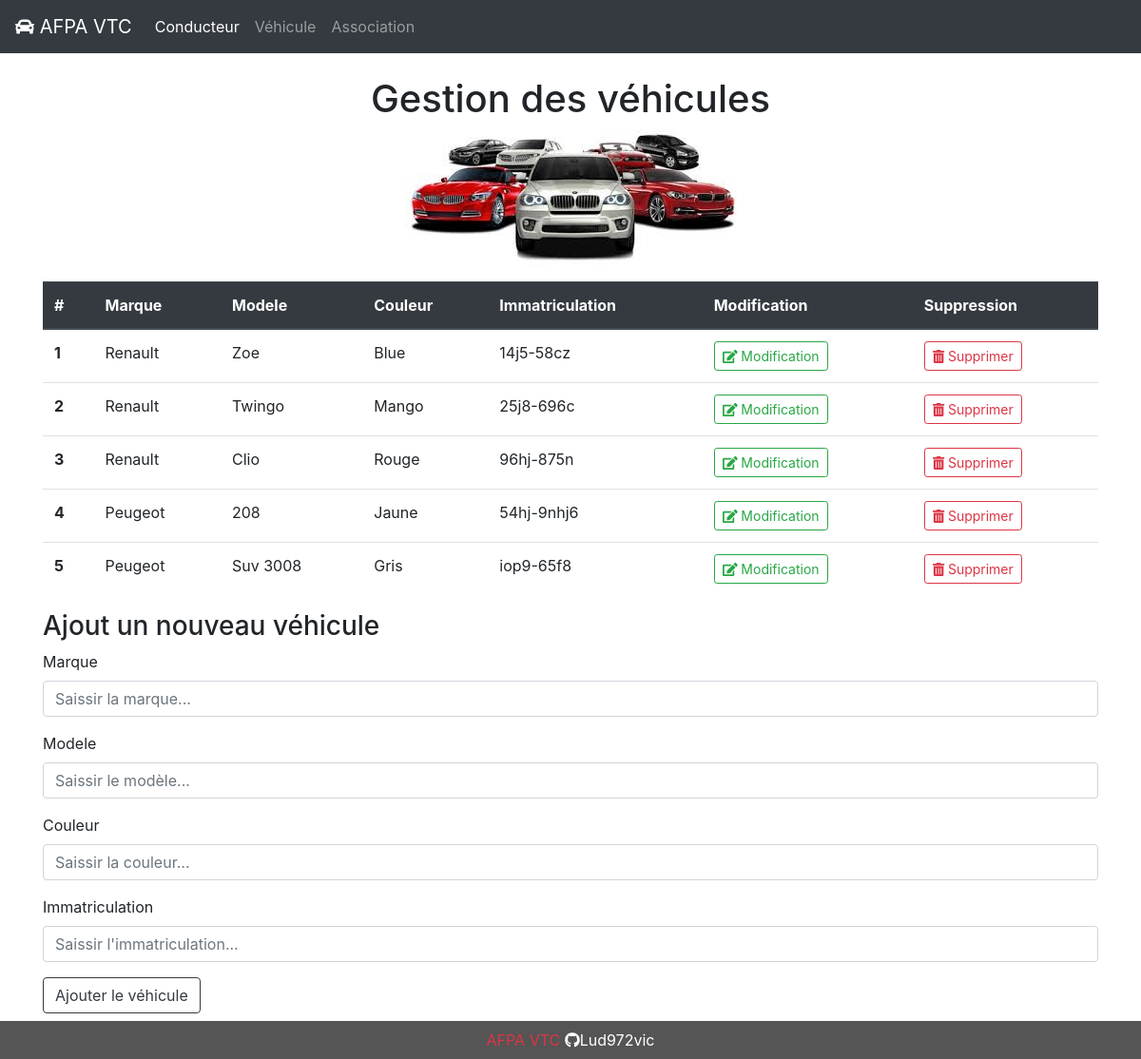
Page /?action=vehicules on the committed database.
### tables this page shows
CREATE TABLE IF NOT EXISTS `vehicule` (
  `idVehicule` int(11) NOT NULL AUTO_INCREMENT,
  `Marque` varchar(30) DEFAULT NULL,
  `Modele` varchar(30) DEFAULT NULL,
  `Couleur` varchar(30) DEFAULT NULL,
  `Immatriculation` varchar(15) DEFAULT NULL,
  PRIMARY KEY (`idVehicule`)
);

### controllers/VehiculeController.php (called while the page is built, shortened)
<?php
require_once('models/Vehicule.php');
class VehiculeController
{
    public function ajouterVehicule()
    {
        $this->afficherVehicules();
        require_once('views/vehicule.php');
    }
    public function afficherVehicules()
    {
        $vehicule = new Vehicule();
        $affichage = $vehicule->select();
        require_once('views/vehicule.php');
    }
}

### Model.php (called while the page is built, shortened)
<?php
abstract class Model
{
    private static $pdo;
    private static function setBdd()
    {
        self::$pdo = new PDO("mysql:host=localhost;dbname=vtc;charset=utf8", "root", "");
        self::$pdo->setAttribute(PDO::ATTR_ERRMODE, PDO::ERRMODE_WARNING);
    }
    protected function getBdd()
    {
        return self::$pdo;
    }
}

### models/Vehicule.php (called while the page is built, shortened)
<?php
require_once('Model.php');
class Vehicule extends Model
{
    public function select()
    {
        $sql = "SELECT * FROM vehicule";
        $query = $this->getBdd()->prepare($sql);
        $query->execute();
        $resultat = $query->fetchAll(PDO::FETCH_ASSOC);
        return $resultat;
    }
}

### views/vehicule.php (the view)
<div class="container mb-5">
    <br>
    <h1 class="text-center">Gestion des véhicules</h1>
    <table class="table">
        <thead class="thead-dark">
        <tr>
            <th scope="col">#</th>
            <th scope="col">Marque</th>
            <th scope="col">Modele</th>
            <th scope="col">Couleur</th>
            <th scope="col">Immatriculation</th>
            <th scope="col">Modification</th>
            <th scope="col">Suppression</th>
        </tr>
        </thead>
        <tbody>
        <p class="text-center">
            <img src="ressources/image/vtc.jpg">
        </p>
        <?php
        foreach ($affichage as $vehicule) {
            echo "<tr>";
            echo "<th scope='row'>" . $vehicule['idVehicule'] . "</th>";
            echo "<td>" . $vehicule['Marque'] . "</td>";
            echo "<td>" . $vehicule['Modele'] . "</td>";
            echo "<td>" . $vehicule['Couleur'] . "</td>";
            echo "<td>" . $vehicule['Immatriculation'] . "</td>";
            echo "<td><a href='#' class='btn btn-sm btn-outline-success'><i class='fas fa-edit'></i> Modification</a></td>";
            echo "<td><a href='#' class='btn btn-sm btn-outline-danger'><i class='fas fa-trash-alt'></i> Supprimer</a></td>";
            echo "</tr>";
        }
        ?>
        </tbody>
    </table>
    <h3>Ajout un nouveau véhicule</h3>
    <form method="post" action=<?= ROOT . '/?action=creationVehicule'; ?> class="mb-3">
        <div class="form-group">
            <label for="marque">Marque</label>
            <input type="text" class="form-control" id="marque" name="marque" placeholder="Saissir la marque...">
        </div>
        <div class="form-group">
            <label for="modele">Modele</label>
            <input type="text" class="form-control" id="modele" name="modele" placeholder="Saissir le modèle...">
        </div>
        <div class="form-group">
            <label for="couleur">Couleur</label>
            <input type="text" class="form-control" id="couleur" name="couleur" placeholder="Saissir la couleur...">
        </div>
        <div class="form-group">
            <label for="immatriculation">Immatriculation</label>
            <input type="text" class="form-control" id="immatriculation" name="immatriculation"
                   placeholder="Saissir l'immatriculation...">
        </div>
        <button type="submit" class="btn btn-outline-dark" name="submit">Ajouter le véhicule</button>
    </form>
</div>

### rows in the picture
vehicule: idVehicule "1", Marque "Renault", Modele "Zoe", Couleur "Blue", Immatriculation "14j5-58cz"
vehicule: idVehicule "2", Marque "Renault", Modele "Twingo", Couleur "Mango", Immatriculation "25j8-696c"
vehicule: idVehicule "3", Marque "Renault", Modele "Clio", Couleur "Rouge", Immatriculation "96hj-875n"
vehicule: idVehicule "4", Marque "Peugeot", Modele "208", Couleur "Jaune", Immatriculation "54hj-9nhj6"
vehicule: idVehicule "5", Marque "Peugeot", Modele "Suv 3008", Couleur "Gris", Immatriculation "iop9-65f8"
